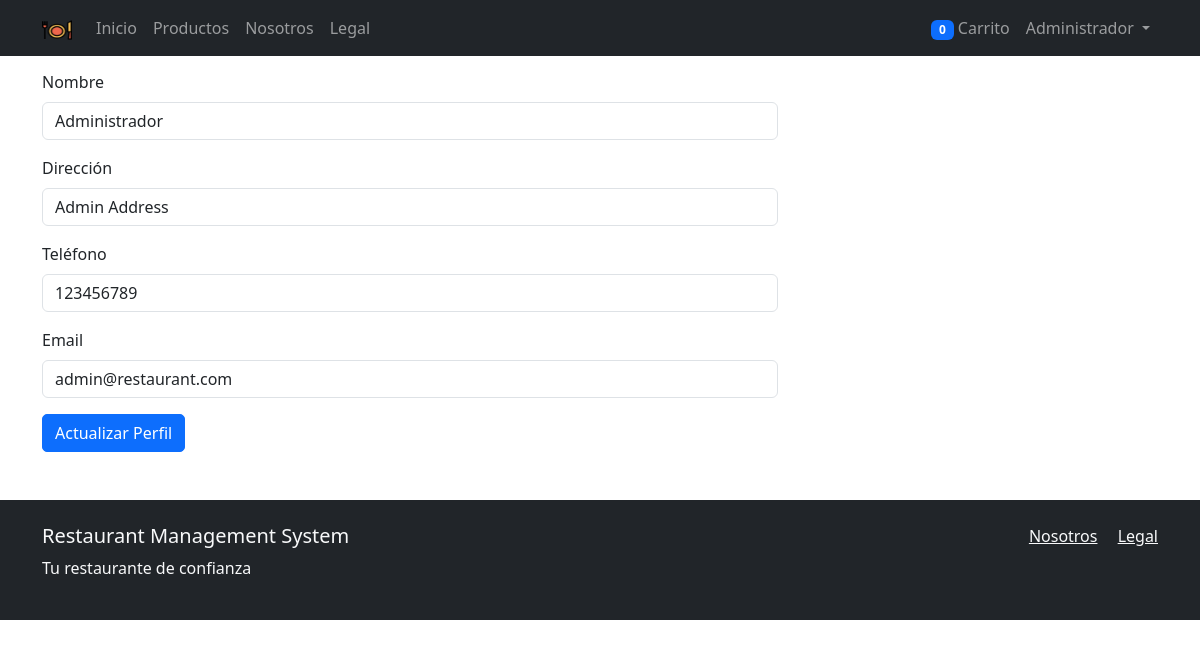
Page /public/account/profile (signed in) on the committed database.
### tables this page shows
CREATE TABLE `user` (
  `user_id` integer PRIMARY KEY AUTO_INCREMENT,
  `name` varchar(255) NOT NULL,
  `address` varchar(255) NOT NULL,
  `phone` varchar(50) NOT NULL,
  `email` varchar(100) UNIQUE NOT NULL,
  `login` varchar(100) NOT NULL,
  `password` varchar(255) NOT NULL,
  `role` varchar(255) NOT NULL,
  `created_at` timestamp DEFAULT (now())
);

### src/controllers/BaseController.php (called while the page is built, shortened)
<?php
class BaseController {
    protected function render($view, $data = []) {
        extract($data);
        require VIEWS_PATH . '/layouts/header.php';
        require VIEWS_PATH . '/' . $view . '.php';
        require VIEWS_PATH . '/layouts/footer.php';
    }
}

### src/controllers/AccountController.php (called while the page is built, shortened)
<?php
require_once BASE_PATH . '/src/controllers/BaseController.php';
require_once BASE_PATH . '/src/models/UserModel.php';
class AccountController extends BaseController {
    public function profile() {
        $userModel = new UserModel();
        $user = $userModel->getById($_SESSION['user_id']);
        $error = null;
        $success = false;
        $this->render('account/profile', [
            'user' => $user,
            'error' => $error,
            'success' => $success
        ]);
    }
}

### public/index.php (called while the page is built, shortened)
<?php
$requestUri = $_SERVER['REQUEST_URI'];
$requestUri = strtok($requestUri, '?');
$basePath = '/restaurant/public';
if (strpos($requestUri, $basePath) === 0) {
    $requestUri = substr($requestUri, strlen($basePath));
}
$requestUri = trim($requestUri, '/');
$routes = [
    '' => ['controller' => 'HomeController', 'action' => 'index'],
    'home' => ['controller' => 'HomeController', 'action' => 'index'],
    'about' => ['controller' => 'HomeController', 'action' => 'about'],
    'legal' => ['controller' => 'HomeController', 'action' => 'legal'],
    'login' => ['controller' => 'AuthController', 'action' => 'login'],
    'register' => ['controller' => 'AuthController', 'action' => 'register'],
    'logout' => ['controller' => 'AuthController', 'action' => 'logout'],
    'account' => ['controller' => 'AccountController', 'action' => 'index'],
    'account/profile' => ['controller' => 'AccountController', 'action' => 'profile'],
    'account/orders' => ['controller' => 'AccountController', 'action' => 'orders'],
    'products' => ['controller' => 'ShoppingController', 'action' => 'products'],
    'cart' => ['controller' => 'ShoppingController', 'action' => 'cart'],
    'checkout' => ['controller' => 'ShoppingController', 'action' => 'checkout'],
    'admin' => ['controller' => 'AdminController', 'action' => 'index']
];
$route = null;
if (isset($routes[$requestUri])) {
    $route = $routes[$requestUri];
} else {
    http_response_code(404);
    require VIEWS_PATH . '/errors/404.php';
    exit;
}
$controller = new $controllerName();
$action = $route['action'];
$controller->$action();

### config/database.php (called while the page is built, shortened)
<?php
class Database {
    private static $instance = null;
    private $connection;
    private $host = 'localhost';
    private $dbname = 'restaurant_db';
    private $username = 'restouser';
    private $password = 'fjq2ElLyOvqMvQdF';
    private $charset = 'utf8mb4';
    private function __construct() {
        try {
            $dsn = "mysql:host={$this->host};dbname={$this->dbname};charset={$this->charset}";
            $options = [
                PDO::ATTR_ERRMODE => PDO::ERRMODE_EXCEPTION,
                PDO::ATTR_DEFAULT_FETCH_MODE => PDO::FETCH_ASSOC,
                PDO::ATTR_EMULATE_PREPARES => false,
            ];
            $this->connection = new PDO($dsn, $this->username, $this->password, $options);
        } catch (PDOException $e) {
            throw new Exception("Database connection failed: " . $e->getMessage());
        }
    }
    public static function getInstance() {
        if (self::$instance === null) {
            self::$instance = new self();
        }
        return self::$instance;
    }
    public function getConnection() {
        return $this->connection;
    }
}

### src/models/UserModel.php (called while the page is built, shortened)
<?php
require_once BASE_PATH . '/config/database.php';
class UserModel {
    private $db;
    public function __construct() {
        $this->db = Database::getInstance()->getConnection();
    }
    public function getById($id) {
        $stmt = $this->db->prepare("SELECT user_id, name, address, phone, email, login, role, created_at FROM user WHERE user_id = ?");
        $stmt->execute([$id]);
        return $stmt->fetch();
    }
}

### src/views/account/profile.php (the view, shortened to what this page needs)
<h2>Mi Perfil</h2>
<div class="row">
    <div class="col-md-8">
        <form method="POST">
            <div class="mb-3">
                <label for="name" class="form-label">Nombre</label>
                <input type="text" class="form-control" id="name" name="name" value="<?php echo htmlspecialchars($user['name']); ?>" required>
            </div>
            <div class="mb-3">
                <label for="address" class="form-label">Dirección</label>
                <input type="text" class="form-control" id="address" name="address" value="<?php echo htmlspecialchars($user['address']); ?>" required>
            </div>
            <div class="mb-3">
                <label for="phone" class="form-label">Teléfono</label>
                <input type="text" class="form-control" id="phone" name="phone" value="<?php echo htmlspecialchars($user['phone']); ?>" required>
            </div>
            <div class="mb-3">
                <label for="email" class="form-label">Email</label>
                <input type="email" class="form-control" id="email" name="email" value="<?php echo htmlspecialchars($user['email']); ?>" required>
            </div>
            <button type="submit" class="btn btn-primary">Actualizar Perfil</button>
        </form>
    </div>
</div>

### public/assets/css/style.css (style rules this page uses)
.btn { border-radius: 5px; }

### rows in the picture
user: name "Administrador", address "Admin Address", phone "123456789", email "admin@restaurant.com"

### other values in the picture
$_SESSION['name'] "Administrador"
APP_NAME "Restaurant Management System"
